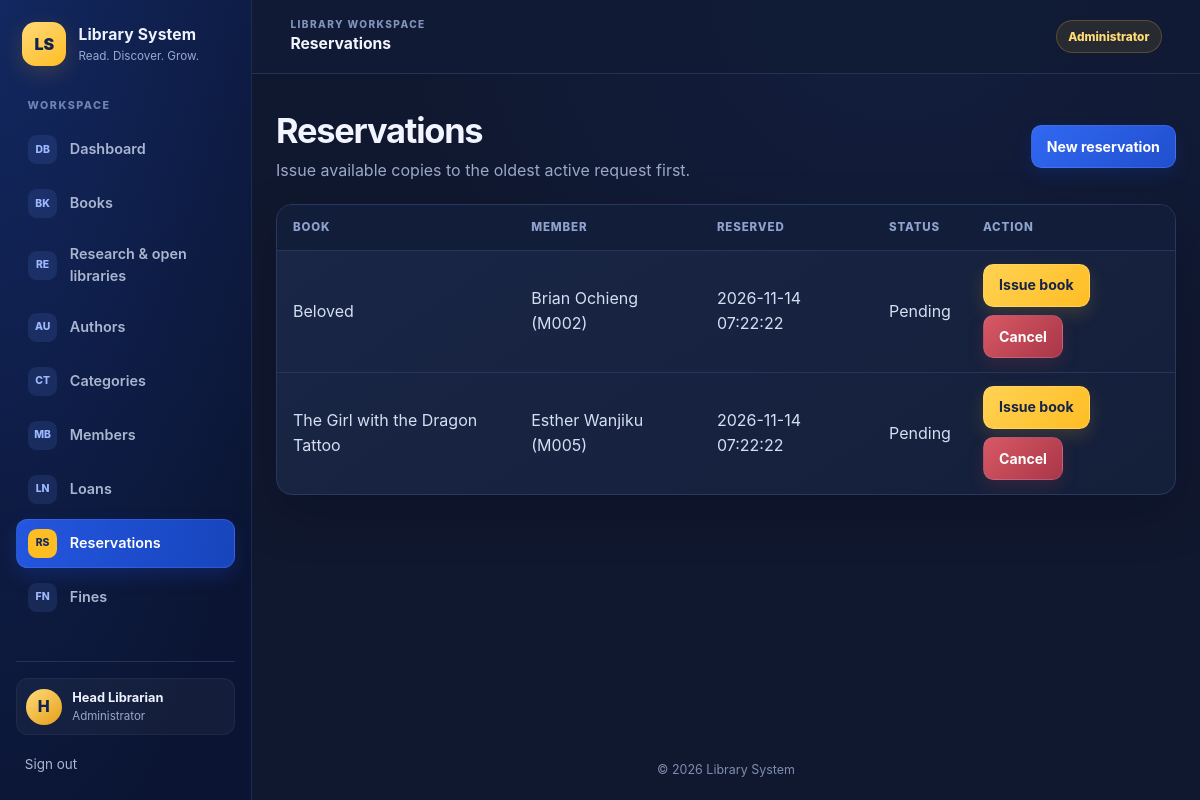
The app's page /reservations/index.php (signed in) with its own data.
### tables this page shows
CREATE TABLE reservations (
    reservation_id INT AUTO_INCREMENT PRIMARY KEY,
    member_id INT NOT NULL,
    book_id INT NOT NULL,
    reserved_at DATETIME DEFAULT CURRENT_TIMESTAMP,
    status ENUM('pending','fulfilled','cancelled') DEFAULT 'pending',
    FOREIGN KEY (member_id) REFERENCES members(member_id)
        ON DELETE CASCADE,
    FOREIGN KEY (book_id) REFERENCES books(book_id)
        ON DELETE CASCADE
);

CREATE TABLE books (
    book_id INT AUTO_INCREMENT PRIMARY KEY,
    isbn VARCHAR(20) NOT NULL UNIQUE,
    title VARCHAR(200) NOT NULL,
    author_id INT NOT NULL,
    category_id INT NOT NULL,
    publisher VARCHAR(120),
    year_published SMALLINT UNSIGNED,
    total_copies INT NOT NULL DEFAULT 1 CHECK (total_copies >= 0),
    available_copies INT NOT NULL DEFAULT 1 CHECK (available_copies >= 0),
    cover_isbn VARCHAR(20),   
    digital_file_path VARCHAR(255) NULL,
    FOREIGN KEY (author_id) REFERENCES authors(author_id)
        ON DELETE RESTRICT ON UPDATE CASCADE,
    FOREIGN KEY (category_id) REFERENCES categories(category_id)
        ON DELETE RESTRICT ON UPDATE CASCADE
);

CREATE TABLE members (
    member_id INT AUTO_INCREMENT PRIMARY KEY,
    member_number VARCHAR(20) NOT NULL UNIQUE,
    full_name VARCHAR(100) NOT NULL,
    email VARCHAR(120) NOT NULL UNIQUE,
    password_hash VARCHAR(255) NULL,
    phone VARCHAR(20),
    status ENUM('active','suspended') DEFAULT 'active',
    date_joined DATE NOT NULL DEFAULT (CURRENT_DATE)
);

### includes/functions.php (called while the page is built, shortened)
<?php
function e($string) {
    return htmlspecialchars($string ?? '', ENT_QUOTES, 'UTF-8');
}

### reservations/index.php (the view, shortened to what this page needs)
<?php
require_once '../config/database.php';
require_once '../includes/functions.php';
$isStudent = ($_SESSION['role'] ?? '') === 'student';
$sql = 'SELECT reservations.reservation_id, reservations.reserved_at, reservations.status,
               members.member_number, members.full_name, members.status AS member_status,
               books.title, books.book_id, books.available_copies,
               CASE WHEN NOT EXISTS (
                   SELECT 1 FROM reservations AS earlier
                   WHERE earlier.book_id = reservations.book_id
                     AND earlier.status = \'pending\'
                     AND (earlier.reserved_at < reservations.reserved_at
                          OR (earlier.reserved_at = reservations.reserved_at
                              AND earlier.reservation_id < reservations.reservation_id))
               ) THEN 1 ELSE 0 END AS is_first_in_queue
        FROM reservations
        INNER JOIN members ON members.member_id = reservations.member_id
        INNER JOIN books ON books.book_id = reservations.book_id';
$params = [];
$sql .= ' ORDER BY reservations.reserved_at DESC';
$stmt = $pdo->prepare($sql);
$stmt->execute($params);
$reservations = $stmt->fetchAll();
require '../includes/header.php';
require '../includes/navbar.php';
?>
<main class="container">
    <header class="page-heading">
        <div>
            <h1><?= $isStudent ? 'My reservations' : 'Reservations' ?></h1>
            <p><?= $isStudent
                ? 'Track your requests; staff issue copies in queue order.'
                : 'Issue available copies to the oldest active request first.' ?></p>
        </div>
        <a class="button" href="create.php">New reservation</a>
    </header>
    <?php if (!$reservations): ?>
        <p class="card empty-state">No reservations have been recorded yet.</p>
    <?php else: ?>
        <div class="table-wrap">
            <table>
                <thead><tr><th>Book</th><?php if (!$isStudent): ?><th>Member</th><?php endif; ?><th>Reserved</th><th>Status</th><th>Action</th></tr></thead>
                <tbody>
                <?php foreach ($reservations as $reservation): ?>
                    <tr>
                        <td><?= e($reservation['title']) ?></td>
                        <?php if (!$isStudent): ?>
                            <td><?= e($reservation['full_name']) ?> (<?= e($reservation['member_number']) ?>)</td>
                        <?php endif; ?>
                        <td><?= e($reservation['reserved_at']) ?></td>
                        <td><?= e(ucfirst($reservation['status'])) ?></td>
                        <td>
                            <?php if ($reservation['status'] === 'pending'): ?>
                                <div class="actions">
                                    <?php if (!$isStudent && (int)$reservation['available_copies'] > 0
                                        && (int)$reservation['is_first_in_queue'] === 1
                                        && $reservation['member_status'] === 'active'): ?>
                                        <form class="inline-form" method="post" action="fulfill.php"
                                              data-confirm="Issue this book to the member and fulfill the reservation?">
                                            <button class="button button-accent" type="submit">Issue book</button>
                                        </form>
                                    <?php elseif (!$isStudent && (int)$reservation['available_copies'] > 0
                                        && (int)$reservation['is_first_in_queue'] !== 1): ?>
                                        <span>Waiting for earlier request</span>
                                    <?php elseif (!$isStudent && (int)$reservation['available_copies'] === 0): ?>
                                        <span>Waiting for a copy</span>
                                    <?php endif; ?>
                                    <form class="inline-form" method="post" data-confirm="Cancel this reservation?">
                                        <button class="button button-danger" type="submit">Cancel</button>
                                    </form>
                                </div>
                            <?php else: ?>
                                —
                            <?php endif; ?>
                        </td>
                    </tr>
                <?php endforeach; ?>
                </tbody>
            </table>
        </div>
    <?php endif; ?>
</main>
<?php require '../includes/footer.php'; ?>

### assets/css/style.css (style rules this page uses)
:root { color-scheme: dark; font-family: Inter, "Segoe UI", Arial, sans-serif; background: #10182f; color: #eef2ff; font-synthesis: none; text-rendering: optimizeLegibility; --bg: #10182f; --sidebar: #0b1533; --surface: #151f3b; --surface-raised: #1b2849; --border: #29385d; --text: #eef2ff; --muted: #9aa8c7; --blue: #285bea; --gold: #ffbd24; --red: #ed6871; --green: #63d3ac; --shadow: 0 18px 50px rgb(3 9 25 / 25%); }
* { box-sizing: border-box; }
html { min-width: 320px; scroll-behavior: smooth; }
body { min-width: 320px; min-height: 100vh; margin: 0; color: var(--text); background: radial-gradient(ellipse at 75% 0%, rgb(42 82 190 / 11%), transparent 32rem), var(--bg); line-height: 1.55; }
a { color: #75a0ff; text-decoration: none; text-underline-offset: 3px; }
.container { width: min(1440px, calc(100% - clamp(1.25rem, 4vw, 3.5rem))); margin: clamp(1.25rem, 3vw, 2.25rem) auto; }
.page-heading { display: flex; flex-wrap: wrap; align-items: center; justify-content: space-between; gap: 1rem; margin-bottom: 1.35rem; }
.page-heading h1 { margin: 0; color: #f2f5ff; font-size: clamp(1.6rem, 3vw, 2.15rem); letter-spacing: -0.035em; line-height: 1.2; }
.page-heading p { margin: 0.4rem 0 0; color: var(--muted); }
.card, .table-wrap { background: linear-gradient(145deg, rgb(26 39 71 / 95%), rgb(20 31 58 / 98%)); border: 1px solid var(--border); border-radius: 1rem; box-shadow: var(--shadow); }
.table-wrap { overflow-x: auto; }
table { width: 100%; border-collapse: collapse; }
th, td { padding: 0.82rem 1rem; text-align: left; vertical-align: middle; border-bottom: 1px solid #273657; }
th { color: #8fa2ce; background: #121d39; font-size: 0.72rem; font-weight: 800; letter-spacing: 0.075em; text-transform: uppercase; white-space: nowrap; }
td { color: #d6def2; }
tbody tr { transition: background 130ms ease; }
tbody tr:last-child td { border-bottom: 0; }
.form-actions, .actions { display: flex; flex-wrap: wrap; align-items: center; gap: 0.55rem; }
.button { display: inline-flex; min-height: 2.6rem; align-items: center; justify-content: center; gap: 0.4rem; padding: 0.6rem 0.95rem; color: #fff; font: inherit; font-size: 0.88rem; font-weight: 750; text-align: center; text-decoration: none; background: linear-gradient(135deg, #3168f2, #214fce); border: 1px solid rgb(144 173 255 / 18%); border-radius: 0.65rem; box-shadow: 0 7px 16px rgb(17 54 160 / 27%); cursor: pointer; transition: transform 150ms ease, filter 150ms ease, box-shadow 150ms ease; }
.button-accent { color: #172449; background: linear-gradient(135deg, #ffd253, var(--gold)); border-color: rgb(255 230 160 / 35%); box-shadow: 0 7px 17px rgb(255 189 36 / 16%); }
.button-danger { background: linear-gradient(135deg, #d85964, #a93648); box-shadow: 0 7px 16px rgb(184 60 74 / 18%); }
.inline-form { display: inline; margin: 0; }

### records on screen
reservations: book.title "Beloved", member.full_name "Brian Ochieng", member.member_number "M002", reserved_at "2026-11-14 07:22:22", status "Pending"
reservations: book.title "The Girl with the Dragon Tattoo", member.full_name "Esther Wanjiku", member.member_number "M005", reserved_at "2026-11-14 07:22:22", status "Pending"

### other values on screen
$item['icon'] "DB"
$item['label'] "Dashboard"
$item['icon'] "BK"
$item['label'] "Books"
$item['icon'] "RE"
$item['label'] "Research & open libraries"
$item['icon'] "AU"
$item['label'] "Authors"
$item['icon'] "CT"
$item['label'] "Categories"
$item['icon'] "MB"
$item['label'] "Members"
$item['icon'] "LN"
$item['label'] "Loans"
$item['icon'] "RS"
